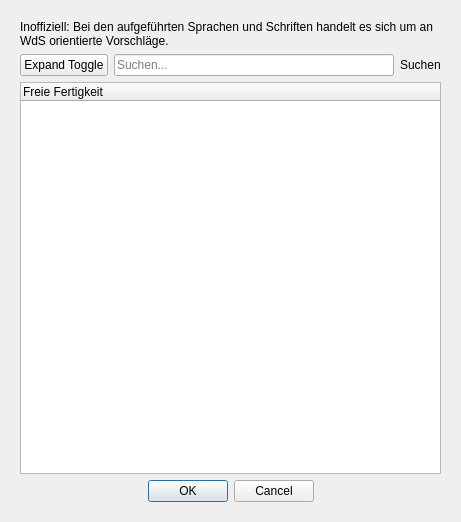
<?xml version="1.0" encoding="UTF-8"?>
<ui version="4.0">
 <class>Dialog</class>
 <widget class="QDialog" name="Dialog">
  <property name="windowModality">
   <enum>Qt::ApplicationModal</enum>
  </property>
  <property name="geometry">
   <rect>
    <x>0</x>
    <y>0</y>
    <width>461</width>
    <height>522</height>
   </rect>
  </property>
  <property name="windowTitle">
   <string>Sephrasto - Freie Fertigkeit wählen...</string>
  </property>
  <layout class="QGridLayout" name="gridLayout">
   <item row="0" column="0">
    <widget class="QWidget" name="verticalLayout_2" native="true">
     <property name="sizePolicy">
      <sizepolicy hsizetype="Preferred" vsizetype="Preferred">
       <horstretch>1</horstretch>
       <verstretch>0</verstretch>
      </sizepolicy>
     </property>
     <layout class="QVBoxLayout" name="verticalLayout2">
      <item>
       <widget class="QLabel" name="labelUnofficial">
        <property name="text">
         <string>Inoffiziell: Bei den aufgeführten Sprachen und Schriften handelt es sich um an WdS orientierte Vorschläge.</string>
        </property>
        <property name="wordWrap">
         <bool>true</bool>
        </property>
       </widget>
      </item>
      <item>
       <layout class="QHBoxLayout" name="horizontalLayout">
        <item>
         <widget class="QPushButton" name="buttonExpandToggle">
          <property name="text">
           <string>Expand Toggle</string>
          </property>
          <property name="class" stdset="0">
           <string>icon</string>
          </property>
         </widget>
        </item>
        <item>
         <widget class="QLineEdit" name="nameFilterEdit">
          <property name="placeholderText">
           <string>Suchen...</string>
          </property>
          <property name="clearButtonEnabled">
           <bool>true</bool>
          </property>
         </widget>
        </item>
        <item>
         <widget class="QLabel" name="labelFilter">
          <property name="text">
           <string>Suchen</string>
          </property>
          <property name="class" stdset="0">
           <string>icon</string>
          </property>
         </widget>
        </item>
       </layout>
      </item>
      <item>
       <widget class="QTreeWidget" name="treeFerts">
        <property name="sizePolicy">
         <sizepolicy hsizetype="Expanding" vsizetype="Expanding">
          <horstretch>0</horstretch>
          <verstretch>0</verstretch>
         </sizepolicy>
        </property>
        <property name="editTriggers">
         <set>QAbstractItemView::NoEditTriggers</set>
        </property>
        <property name="showDropIndicator" stdset="0">
         <bool>false</bool>
        </property>
        <property name="alternatingRowColors">
         <bool>true</bool>
        </property>
        <property name="sortingEnabled">
         <bool>false</bool>
        </property>
        <property name="allColumnsShowFocus">
         <bool>true</bool>
        </property>
        <attribute name="headerVisible">
         <bool>true</bool>
        </attribute>
        <attribute name="headerCascadingSectionResizes">
         <bool>false</bool>
        </attribute>
        <attribute name="headerDefaultSectionSize">
         <number>150</number>
        </attribute>
        <attribute name="headerStretchLastSection">
         <bool>true</bool>
        </attribute>
        <column>
         <property name="text">
          <string>Freie Fertigkeit</string>
         </property>
        </column>
       </widget>
      </item>
      <item>
       <widget class="QDialogButtonBox" name="buttonBox">
        <property name="orientation">
         <enum>Qt::Horizontal</enum>
        </property>
        <property name="standardButtons">
         <set>QDialogButtonBox::Cancel|QDialogButtonBox::Ok</set>
        </property>
        <property name="centerButtons">
         <bool>true</bool>
        </property>
       </widget>
      </item>
     </layout>
    </widget>
   </item>
  </layout>
 </widget>
 <tabstops>
  <tabstop>nameFilterEdit</tabstop>
  <tabstop>treeFerts</tabstop>
 </tabstops>
 <resources/>
 <connections>
  <connection>
   <sender>buttonBox</sender>
   <signal>accepted()</signal>
   <receiver>Dialog</receiver>
   <slot>accept()</slot>
   <hints>
    <hint type="sourcelabel">
     <x>248</x>
     <y>254</y>
    </hint>
    <hint type="destinationlabel">
     <x>157</x>
     <y>274</y>
    </hint>
   </hints>
  </connection>
  <connection>
   <sender>buttonBox</sender>
   <signal>rejected()</signal>
   <receiver>Dialog</receiver>
   <slot>reject()</slot>
   <hints>
    <hint type="sourcelabel">
     <x>316</x>
     <y>260</y>
    </hint>
    <hint type="destinationlabel">
     <x>286</x>
     <y>274</y>
    </hint>
   </hints>
  </connection>
 </connections>
</ui>
